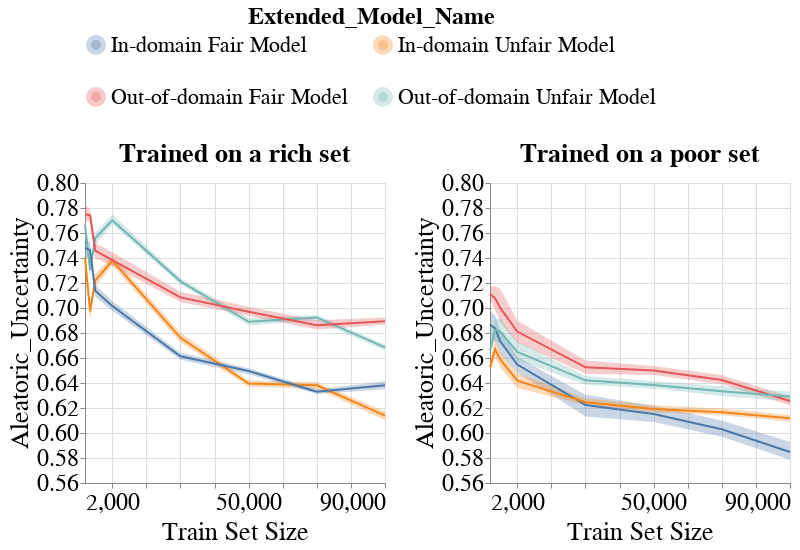

The code cell stored with this chart in its notebook:
### Code cell
create_group_metric_line_bands_per_dataset_plot(metrics_per_exp_dct=metrics_per_exp_dct,
                                                experiment_names=EXPERIMENT_NAMES,
                                                model_name=MODEL_NAMES[0],
                                                metric_type='subgroup',
                                                metric_name='Aleatoric_Uncertainty',
                                                group_name='overall',
                                                ylim=[0.56, 0.80],
                                                with_band=True)

### Figure 1 — Vega-Lite specification as saved in the notebook (floating-point values rounded to 4 significant figures; data arrays with more than 128 entries replaced by an {"elided": "..."} marker saying what was removed)
{"config": {"view": {"continuousWidth": 400, "continuousHeight": 300}, "axis": {"labelFontSize": 24, "labelFontWeight": "normal", "titleFontSize": 26, "titleFontWeight": "normal"}, "legend": {"columns": 2, "direction": "horizontal", "labelFontSize": 22, "labelLimit": 400, "orient": "top", "symbolStrokeWidth": 10, "titleAnchor": "middle", "titleFontSize": 24, "titleLimit": 300}, "title": {"fontSize": 22}}, "vconcat": [{"hconcat": [{"layer": [{"mark": {"type": "errorband", "extent": "ci"}, "encoding": {"color": {"field": "Extended_Model_Name", "type": "nominal"}, "x": {"axis": {"labelExpr": "datum.value == 10000 ? '2,000' : datum.label"}, "field": "Train_Set_Size", "scale": {"nice": false}, "title": "Train Set Size", "type": "quantitative"}, "y": {"field": "Metric_Value", "scale": {"domain": [0.56, 0.8], "zero": false}, "title": "Aleatoric_Uncertainty", "type": "quantitative"}}}, {"mark": "line", "encoding": {"color": {"field": "Extended_Model_Name", "type": "nominal"}, "x": {"axis": {"labelExpr": "datum.value == 10000 ? '2,000' : datum.label"}, "field": "Train_Set_Size", "scale": {"nice": false}, "title": "Train Set Size", "type": "quantitative"}, "y": {"aggregate": "mean", "field": "Metric_Value", "scale": {"domain": [0.56, 0.8], "zero": false}, "title": "Aleatoric_Uncertainty", "type": "quantitative"}}}], "height": 300, "title": {"text": "Trained on a rich set", "fontSize": 26}, "width": 300}, {"layer": [{"mark": {"type": "errorband", "extent": "ci"}, "encoding": {"color": {"field": "Extended_Model_Name", "type": "nominal"}, "x": {"axis": {"labelExpr": "datum.value == 10000 ? '2,000' : datum.label"}, "field": "Train_Set_Size", "scale": {"nice": false}, "title": "Train Set Size", "type": "quantitative"}, "y": {"field": "Metric_Value", "scale": {"domain": [0.56, 0.8], "zero": false}, "title": "Aleatoric_Uncertainty", "type": "quantitative"}}}, {"mark": "line", "encoding": {"color": {"field": "Extended_Model_Name", "type": "nominal"}, "x": {"axis": {"labelExpr": "datum.value == 10000 ? '2,000' : datum.label"}, "field": "Train_Set_Size", "scale": {"nice": false}, "title": "Train Set Size", "type": "quantitative"}, "y": {"aggregate": "mean", "field": "Metric_Value", "scale": {"domain": [0.56, 0.8], "zero": false}, "title": "Aleatoric_Uncertainty", "type": "quantitative"}}}], "data": {"name": "data-976edba7b45b9b5d2c113e4e6b0552a8"}, "height": 300, "title": {"text": "Trained on a poor set", "fontSize": 26}, "width": 300}]}], "data": {"name": "data-2869ba3b58f2b30ddfcbca3e8243d85d"}, "$schema": "https://vega.github.io/schema/vega-lite/v4.17.0.json", "datasets": {"data-2869ba3b58f2b30ddfcbca3e8243d85d": {"elided": "192 records"}, "data-976edba7b45b9b5d2c113e4e6b0552a8": {"elided": "192 records"}}}
